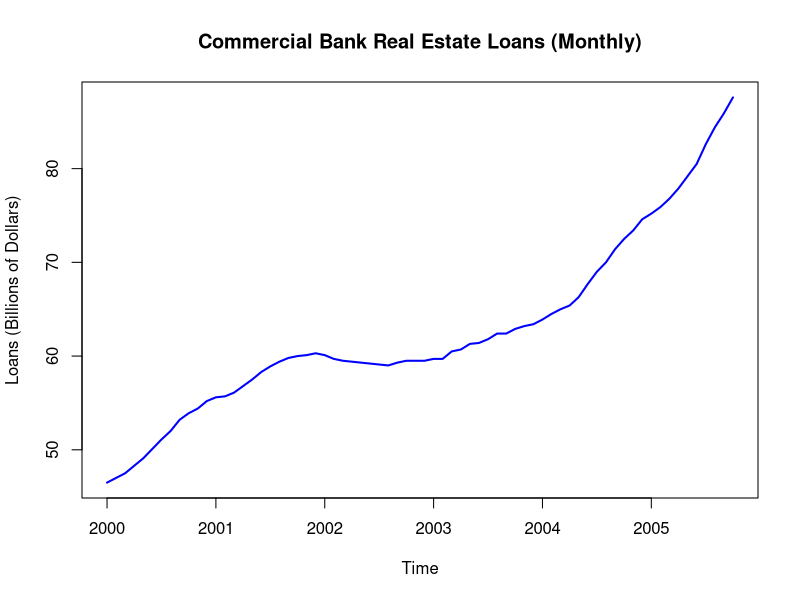
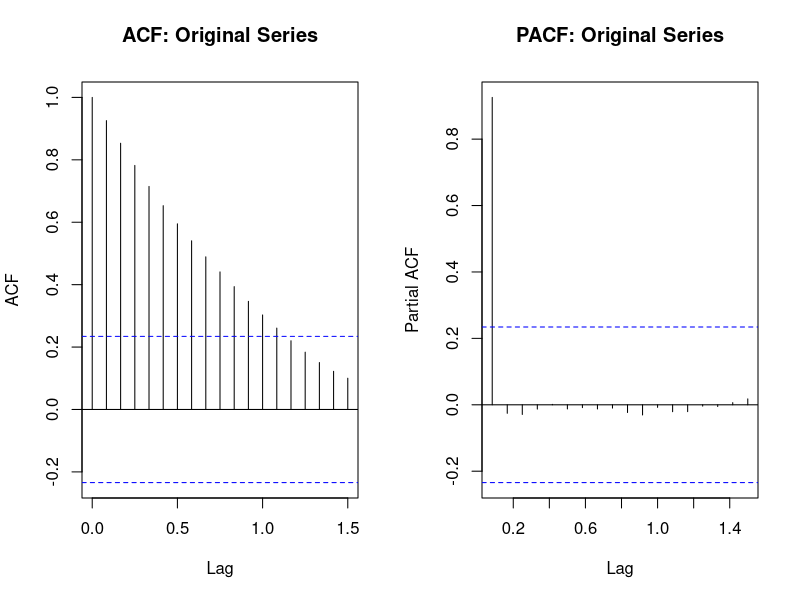
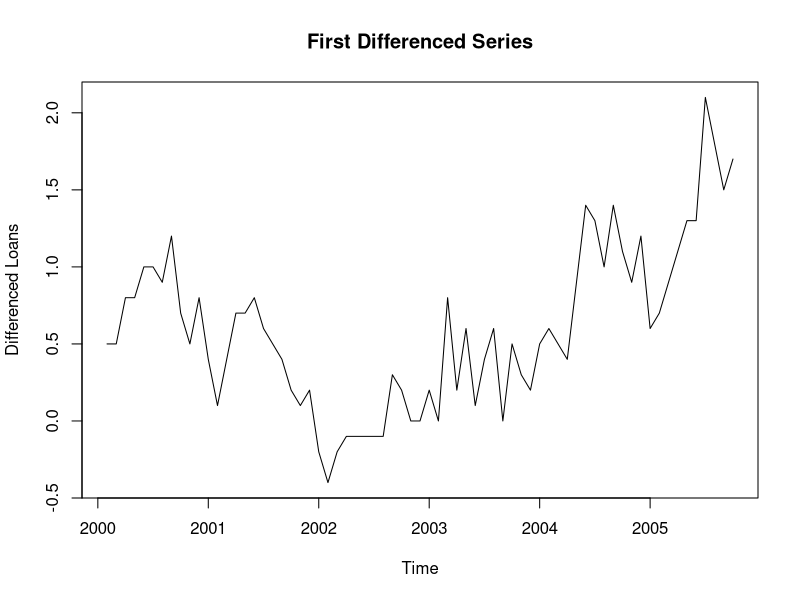
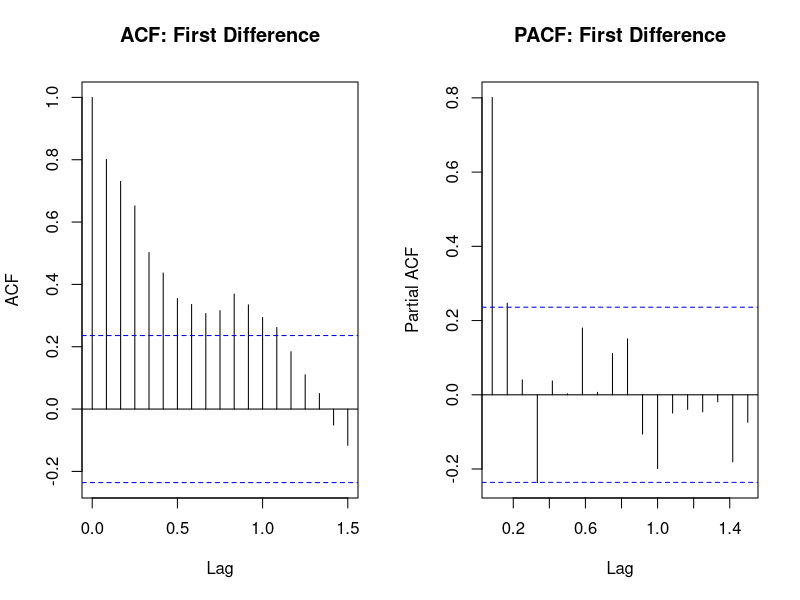
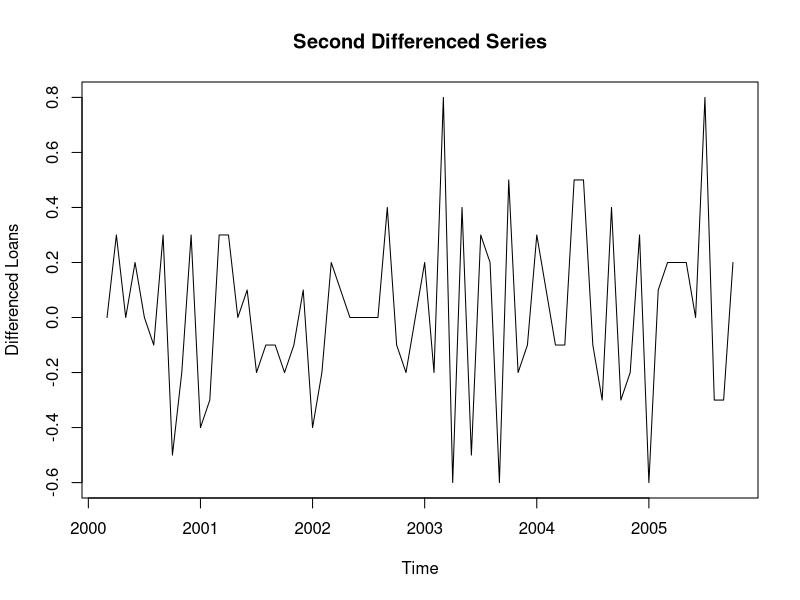
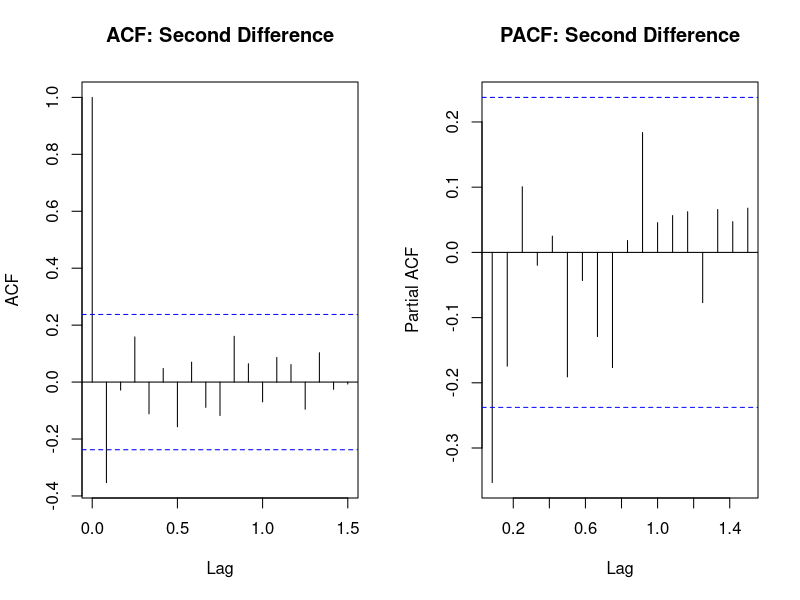
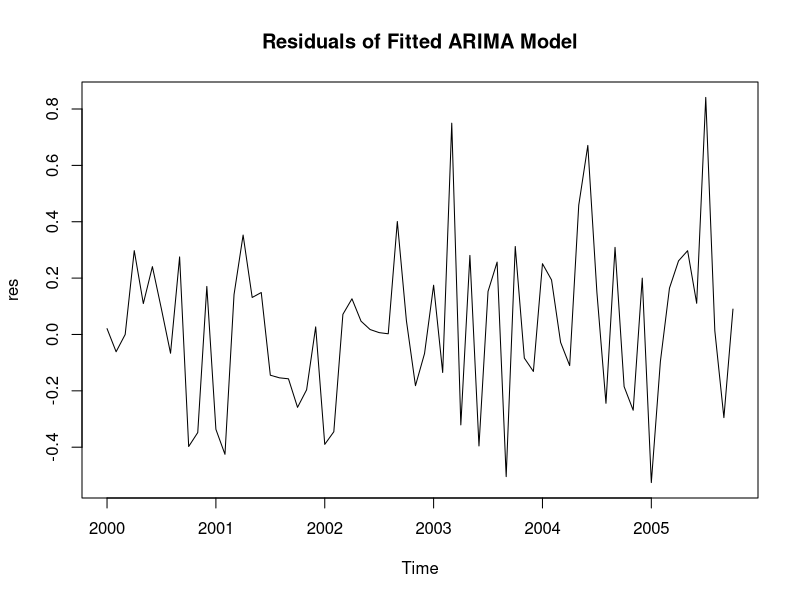
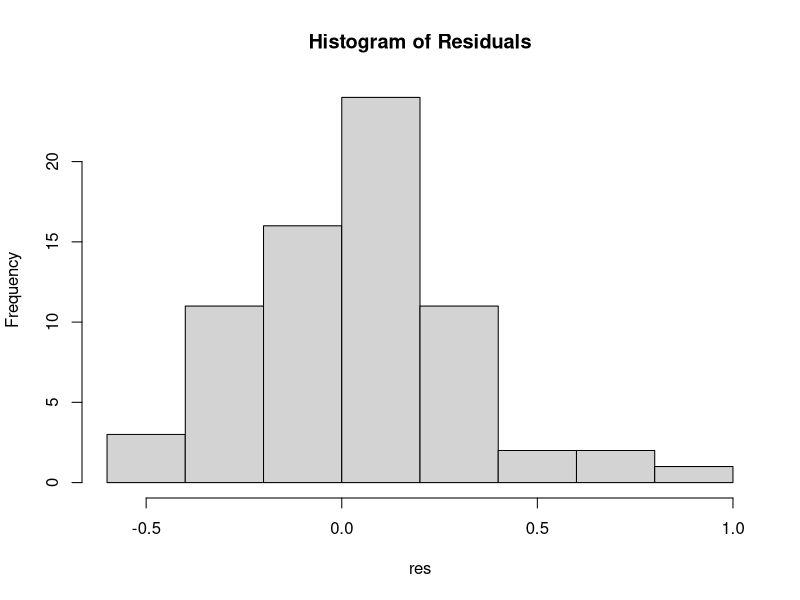

Recreate these plots in R, in order.
## ---- chunk 1
knitr::opts_chunk$set(echo = TRUE)
## ---- chunk 2
# Command to delete all the history
rm(list=ls(all=TRUE))
## ---- chunk 3
# Installing the required packages
# install.packages(c("tseries","forecast","readr"))
## ---- chunk 4
# Loading all the required libraries
library(tseries)
library(forecast)
library(readr)
library(stats)
## ---- chunk 5
# Importing the file
loan_data <- scan("bank_case.txt", what = numeric(), quiet = TRUE)

# Convert into time series object (Assume starting January 2000)
loan_ts <- ts(loan_data, frequency = 12, start = c(2000,1))
loan_ts
## ---- chunk 6
# Plotting the time series data
plot(loan_ts,
     main = "Commercial Bank Real Estate Loans (Monthly)",
     ylab = "Loans (Billions of Dollars)",
     xlab = "Time",
     col = "blue",
     lwd = 2)
## ---- chunk 7
# ACF and PACF of original series
par(mfrow = c(1,2))
acf(loan_ts, main = "ACF: Original Series")
pacf(loan_ts, main = "PACF: Original Series")
par(mfrow = c(1,1))
## ---- chunk 8
# ADF Test for stationarity
adf.test(loan_ts)
## ---- chunk 9
# First differencing (if non-stationary)
diff1_ts <- diff(loan_ts, differences = 1)

plot(diff1_ts,
     main = "First Differenced Series",
     ylab = "Differenced Loans",
     xlab = "Time")

par(mfrow = c(1,2))
acf(diff1_ts, main = "ACF: First Difference")
pacf(diff1_ts, main = "PACF: First Difference")
par(mfrow = c(1,1))

adf.test(diff1_ts)
## ---- chunk 10
# Second differencing (if required)
diff2_ts <- diff(loan_ts, differences = 2)

plot(diff2_ts,
     main = "Second Differenced Series",
     ylab = "Differenced Loans",
     xlab = "Time")

par(mfrow = c(1,2))
acf(diff2_ts, main = "ACF: Second Difference")
pacf(diff2_ts, main = "PACF: Second Difference")
par(mfrow = c(1,1))

adf.test(diff2_ts)
## ---- chunk 11
# Model selection using AIC
model1 <- arima(loan_ts, order = c(0,2,1))
model2 <- arima(loan_ts, order = c(1,2,0))
model3 <- arima(loan_ts, order = c(1,2,1))

AIC(model1, model2, model3)
## ---- chunk 12
# Fit the best model (Assume ARIMA(0,2,1) selected)
final_model <- arima(loan_ts, order = c(0,2,1))
final_model
## ---- chunk 13
# Residual diagnostics
res <- final_model$residuals

# Residual plot
plot(res, main = "Residuals of Fitted ARIMA Model")

# Histogram
hist(res, main = "Histogram of Residuals")

# Shapiro-Wilk normality test
shapiro.test(res)

# Box-Pierce test for autocorrelation
Box.test(res, lag = 10, type = "Box-Pierce")

# ACF and PACF of residuals
par(mfrow = c(1,2))
acf(res, main = "ACF of Residuals")
pacf(res, main = "PACF of Residuals")
par(mfrow = c(1,1))
